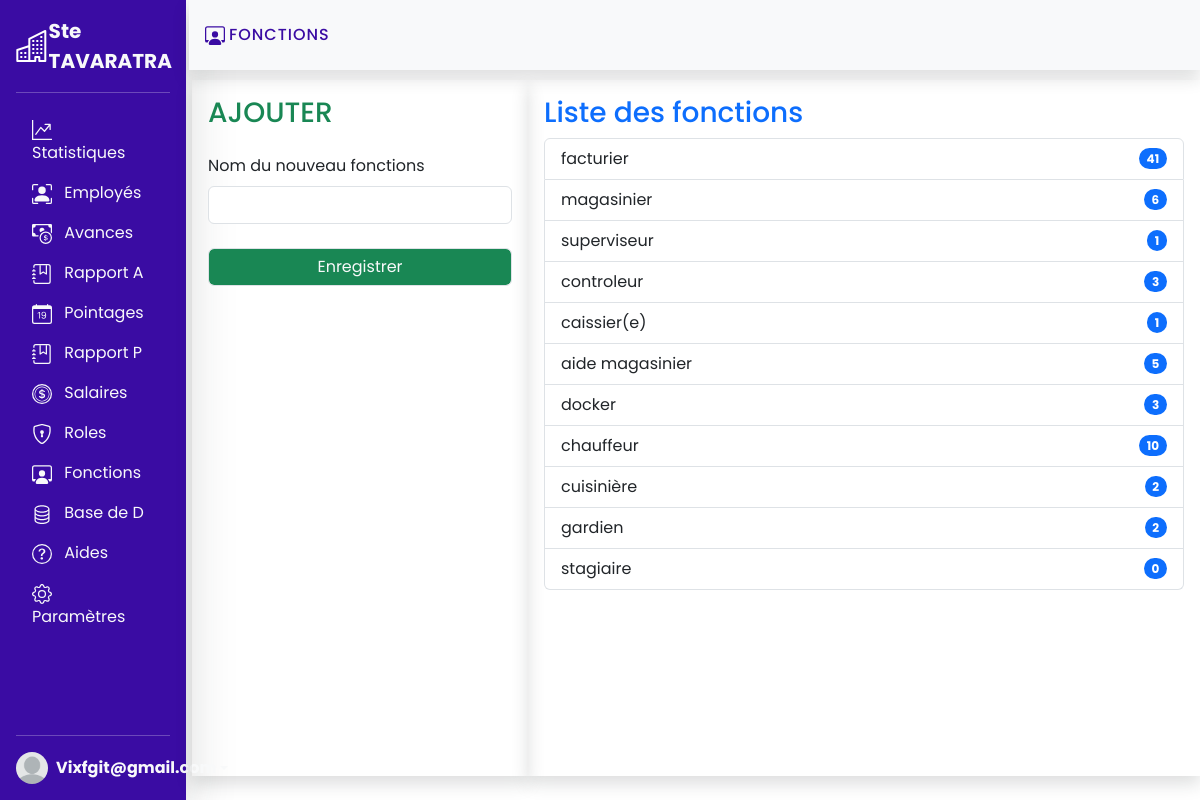
The page /php/pages/fonction.php (signed in) on the database its author committed.
### tables this page shows
CREATE TABLE `fonctions` (
  `id` int(11) NOT NULL AUTO_INCREMENT,
  `name_fonction` varchar(50) NOT NULL,
  PRIMARY KEY (`id`)
);

### php/class/Workers.php (called while the page is built, shortened)
<?php
class Workers
{
    private $host = '127.0.0.1';
    private $db = 'tavaratra';
    private $user = 'root';
    private $pdo = null;
    public function connect()
    {
        return new PDO('mysql:host=' . $this->host . ';dbname=' . $this->db . ';', $this->user, '');
    }
    public function getPdo()
    {
        if ($this->pdo == null) {
            $this->pdo = $this->connect();
        }
        return $this->pdo;
    }
}

### php/class/Fonctions.php (called while the page is built, shortened)
<?php
class Fonctions extends Workers {
  private $fonctions = [];
    public function getListOfFonctions() {
        $query = Parent::getPdo()->query('SELECT * FROM fonctions');
        $query->execute();
        return $query->fetchAll();
    }
     public function getNumbersOfWorkerInAFunction()
     {
           foreach($this->getListOfFonctions() as $fonc){
            $query = parent::getPdo()
            ->prepare('SELECT COUNT(w_id) as nbr FROM workers WHERE id_fonction = ?');
            $query->execute([$fonc['id']]);
            $data = $query->fetch();
           array_push($this->fonctions ,[
              'id' => $fonc['id'],
              'name_fonction' => $fonc['name_fonction'],
              'nbr' => $data['nbr']
            ]);
           }
           return $this->fonctions;
     }
}

### php/pages/fonction.php (the view, shortened to what this page needs)
<?php
require '../class/Workers.php';
require '../class/Fonctions.php';
$fonc = new Fonctions();
$fonc->newFonction();
?>
<!DOCTYPE html>
<html lang="en">
<head>
    <link rel="stylesheet" href="../../assets/css/bootstrap.min.css">
</head>
<body>
    <?php include '../sections/navbars.php' ?>
    <div class="plaque shadow d-flex align-items-center justify-content-left bg-light   p-3 " >
                <h5 class="fs-6 mt-2  c ls">FONCTIONS</h5>
            </div>
            <div class="container">
                <div class="row">
                        <div class="col-4  shadow p-3">
                            <form method="post">
                                <h3 class="text-left text-success">AJOUTER</h3>
                                <div class="mt-4 mb-1">
                                    <label for="nom" class="form-label">Nom du nouveau fonctions</label>
                                    <input type="text" class="form-control <?php if($_SESSION['user']['role_name'] == 'Utilisateur'){echo 'status';}?> " id="nom" name="name_fonction" required >
                                </div>
                                <div class="mt-4 mb-1">
                                    <?php if($_SESSION['user']['role_name'] != 'Utilisateur'):?>
                                    <input type="submit" value="Enregistrer" class="form-control bg-success text-light">
                                    <?php endif ?>
                                </div>
                            </form>
                        </div>
                        <div class="col-8  shadow p-3">
                            <h3 class="text-primary">Liste des fonctions</h3>
                            <ul class="list-group">
                                <?php foreach($fonc->getNumbersOfWorkerInAFunction() as $fonction):?>
                                    <li ondblclick="deleteF(<?= $fonction['id']?>)"  class="list-group-item d-flex justify-content-between align-items-center">
                                        <?= $fonction['name_fonction']?>
                                        <span class="badge bg-primary rounded-pill"><?= $fonction['nbr']?></span>
                                    </li>
                                    <?php endforeach ?>
                            </ul>
                        </div>
</body>
</html>

### php/sections/font.php (style rules this page uses)
* { font-family: 'Poppins', sans-serif; }

### php/pages/fonction.php (style rules this page uses)
.plaque { width: 84.25%; height: 8.7vh; position: absolute; top: 0; right: 0; font-family: 'Poppins', sans-serif; }
.c { color: #3A0CA3; }
.ls { letter-spacing: 1px; }
.container { width: 84%; height: 89vh; position: absolute; top: 5rem; right: 0; }
.row { height: 87vh; }
.col-8 { height: 87vh; overflow: auto; }

### rows shown on the page
fonctions: name_fonction "facturier", nbr "41"
fonctions: name_fonction "magasinier", nbr "6"
fonctions: name_fonction "superviseur", nbr "1"
fonctions: name_fonction "controleur", nbr "3"
fonctions: name_fonction "caissier(e)", nbr "1"
fonctions: name_fonction "aide magasinier", nbr "5"
fonctions: name_fonction "docker", nbr "3"
fonctions: name_fonction "chauffeur", nbr "10"
fonctions: name_fonction "cuisinière", nbr "2"
fonctions: name_fonction "gardien", nbr "2"
fonctions: name_fonction "stagiaire", nbr "0"

### other values the page prints
$_SESSION['user']['name'] "Vixfgit@gmail.com"
